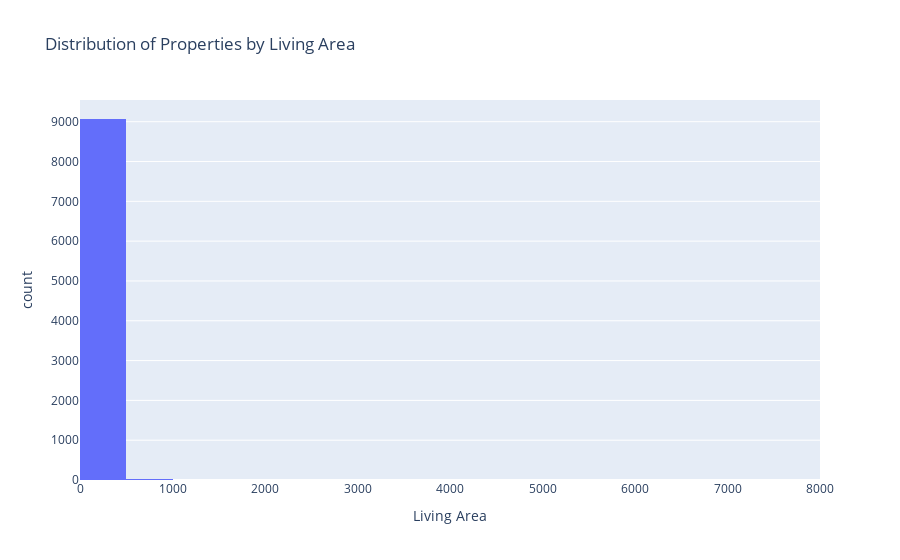

The cell this chart's notebook holds for it:
### Markdown cell above
**8- How are the number of properties distributed according to their surface?**

The distribution of properties based on their surface can be visualized using a histogram. In this visualization, the x-axis represents different intervals or bins of surface areas, while the y-axis represents the count or frequency of properties falling within each interval.

### Code cell
import plotly.express as px

# Filter apartments with a price lower than 1 million
filtered_apartments = df_apartment[df_apartment['price'] < 1000000]

# Create an interactive histogram using Plotly Express
fig = px.histogram(filtered_apartments, x='living_area', nbins=20, 
                   labels={'living_area': 'Living Area', 'count': 'Number of Properties'},
                   title='Distribution of Properties by Living Area')

# Show the plot
fig.show()

### Figure 1 — Plotly figure (JSON) as saved in the notebook; plotly's stock layout.template omitted (floating-point values rounded to 4 significant figures; data arrays with more than 128 entries replaced by an {"elided": "..."} marker saying what was removed)
{"data": [{"alignmentgroup": "True", "bingroup": "x", "hovertemplate": "Living Area=%{x}<br>count=%{y}<extra></extra>", "legendgroup": "", "marker": {"color": "#636efa", "pattern": {"shape": ""}}, "name": "", "nbinsx": 20, "offsetgroup": "", "orientation": "v", "showlegend": false, "type": "histogram", "x": {"elided": "9087 int values"}, "xaxis": "x", "yaxis": "y"}], "layout": {"barmode": "relative", "legend": {"tracegroupgap": 0}, "title": {"text": "Distribution of Properties by Living Area"}, "xaxis": {"anchor": "y", "domain": [0, 1], "title": {"text": "Living Area"}}, "yaxis": {"anchor": "x", "domain": [0, 1], "title": {"text": "count"}}}}
